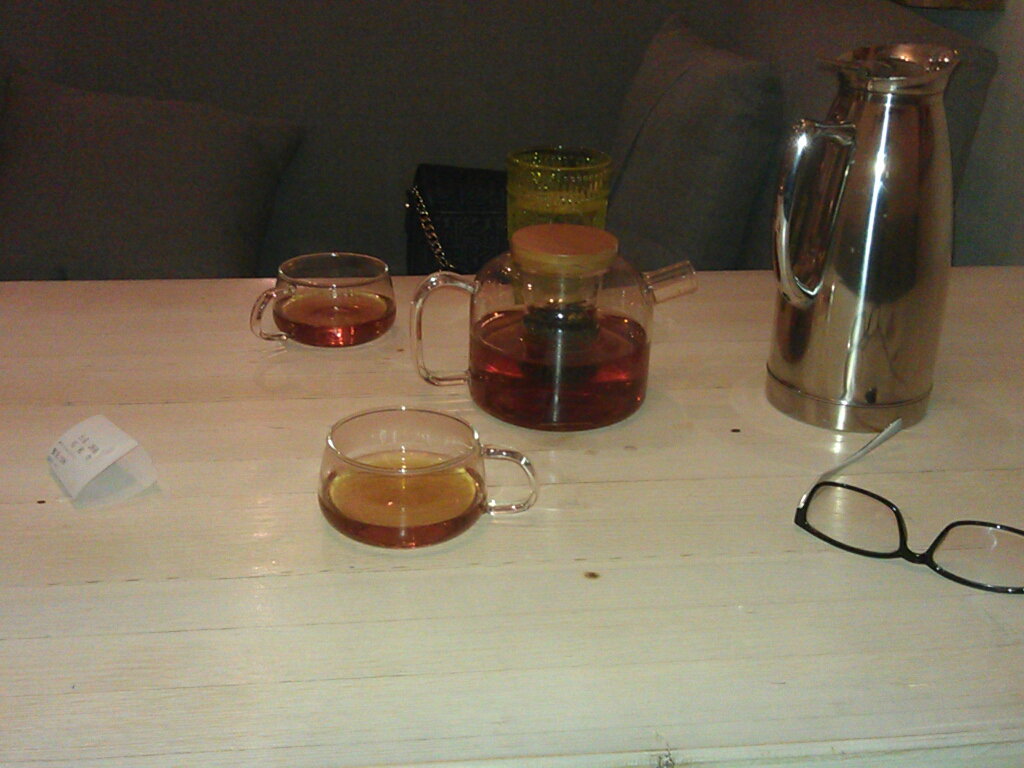
#> input picture desk.jpg, 1024 x 768 px
$ python flip.py
#> lines starting #> are read from the running program, lines starting #| are printed output that depends on the picture
import cv2
import numpy as np

desk = cv2.imread('./desk.jpg')
#> desk is the input picture: shape (768, 1024, 3); mean B, G, R 88.4, 107.6, 118.7
new = cv2.flip(desk,0)
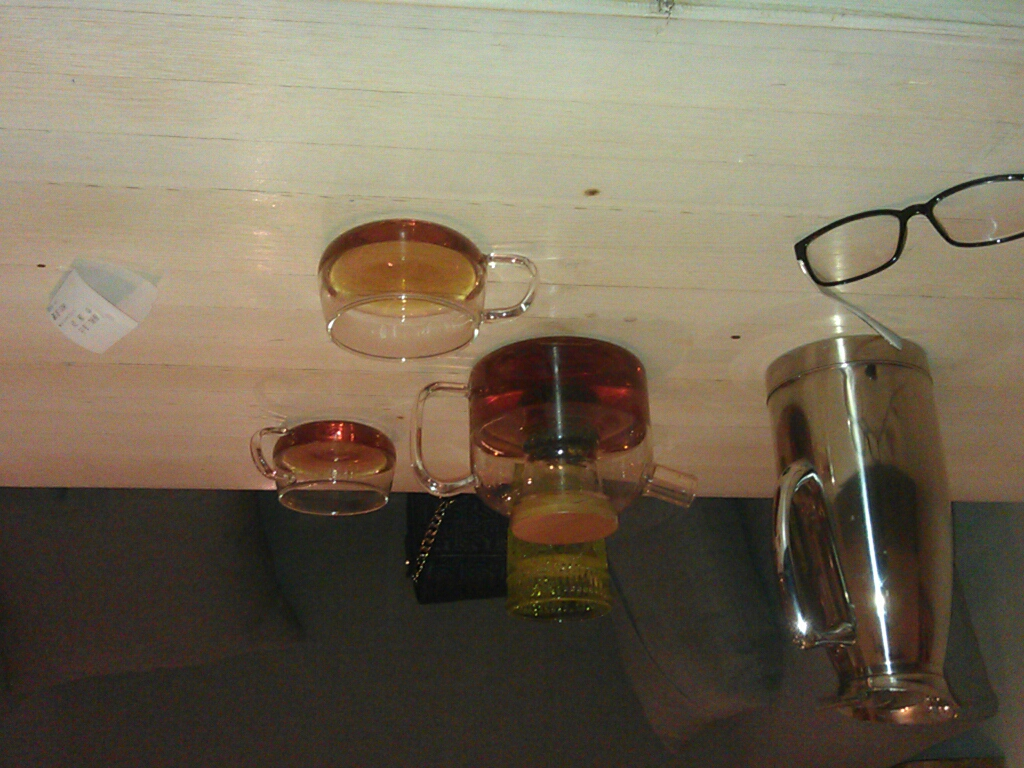
#> new: shape (768, 1024, 3); mean B, G, R 88.4, 107.6, 118.7
new1 = cv2.flip(desk,1)
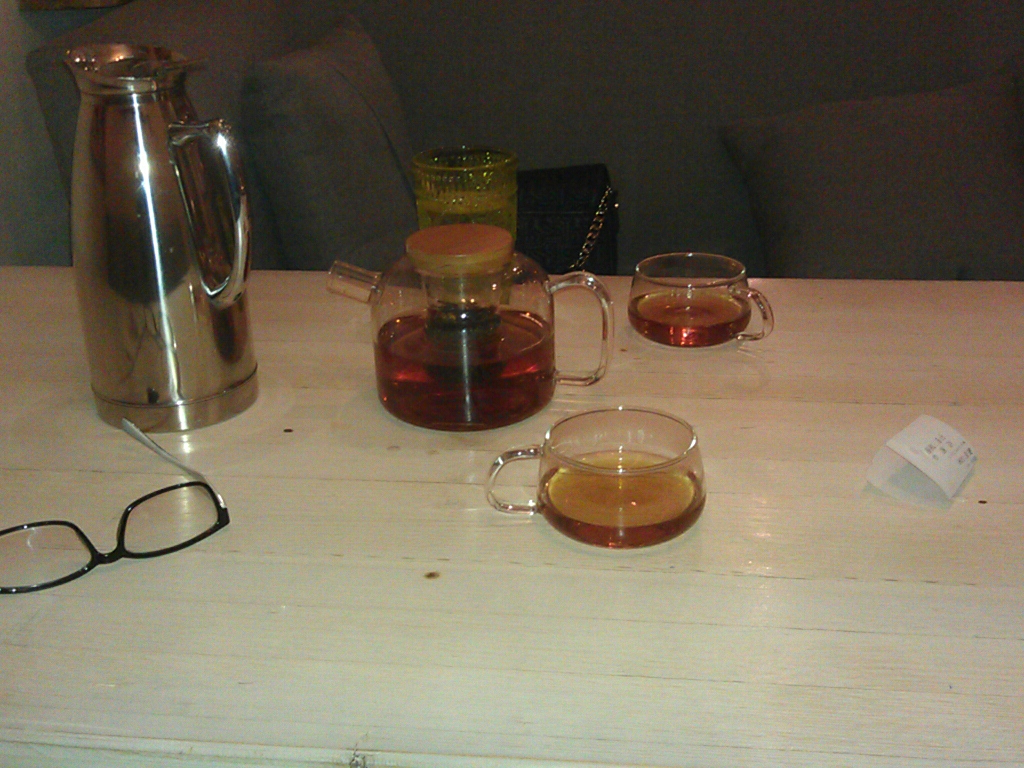
#> new1: shape (768, 1024, 3); mean B, G, R 88.4, 107.6, 118.7

cv2.imshow('flip1',new)
cv2.imshow('flip2',new1)
cv2.waitKey(0)

$ run again, with coffee.jpg copied over desk.jpg
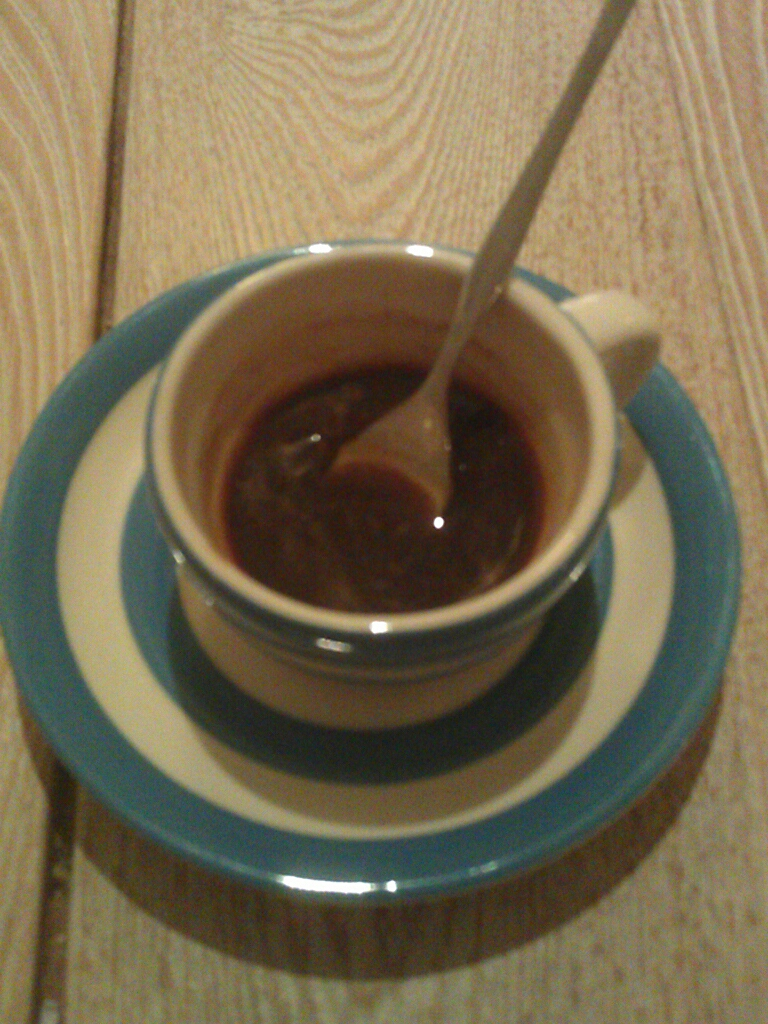
#> input picture coffee.jpg, 768 x 1024 px
#> desk is the input picture: shape (1024, 768, 3); mean B, G, R 81.6, 108.6, 121.4
#> `new = cv2.flip(desk,0)`:
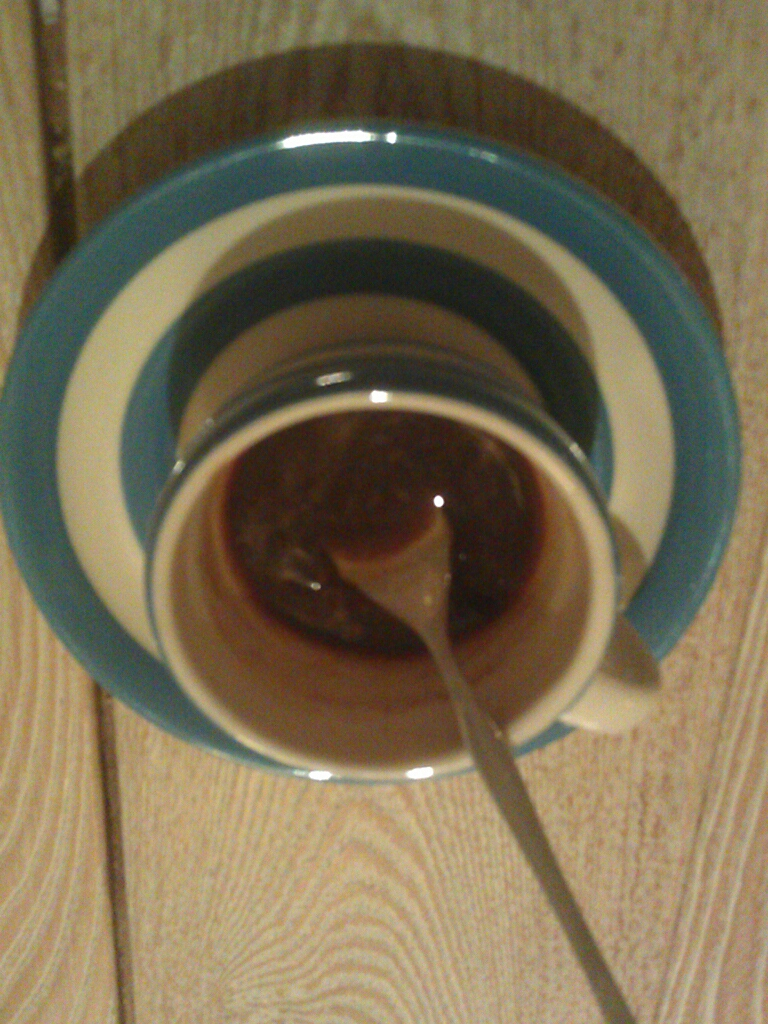
#> new: shape (1024, 768, 3); mean B, G, R 81.6, 108.6, 121.4
#> `new1 = cv2.flip(desk,1)`:
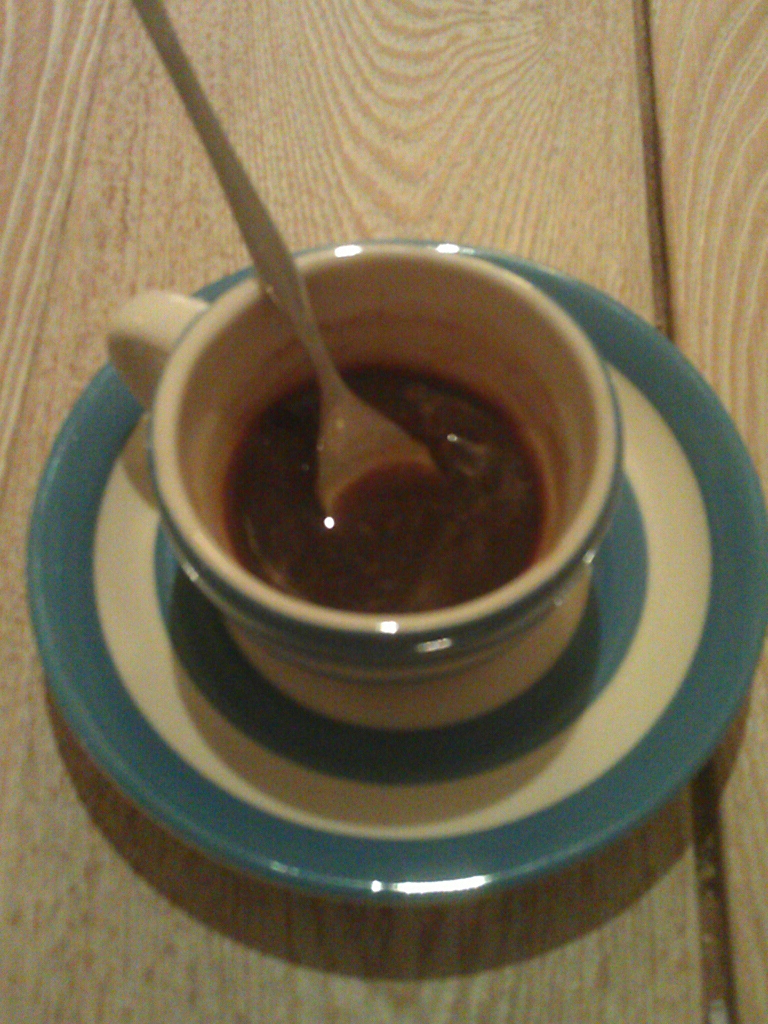
#> new1: shape (1024, 768, 3); mean B, G, R 81.6, 108.6, 121.4
